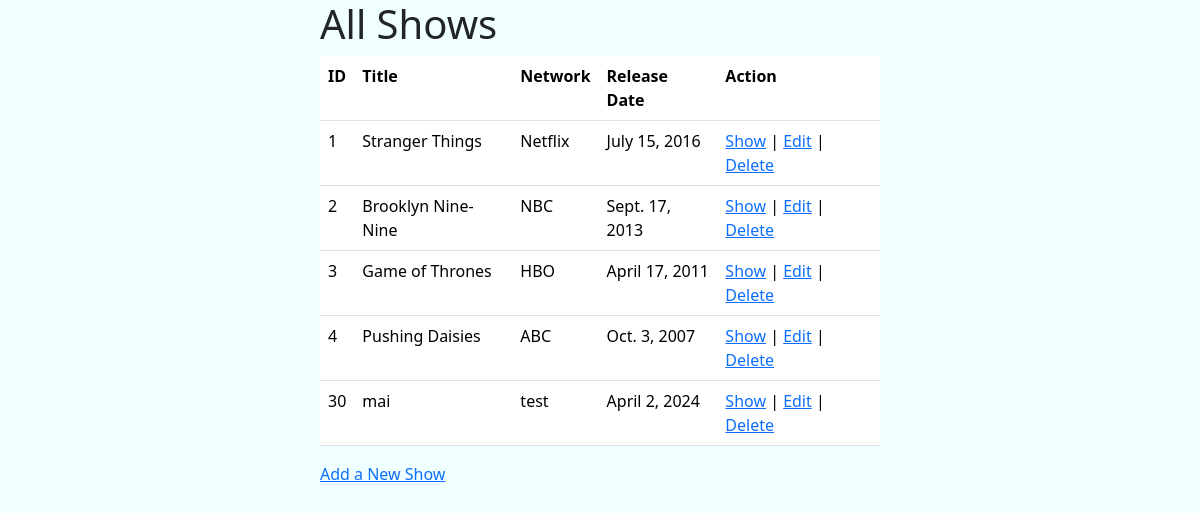
/shows, run on the app's committed database.
### TV_shows_app/models.py (models this page shows)
class TV_show(models.Model):
    title=models.CharField(max_length=255)
    network=models.CharField(max_length=45)
    release_date=models.DateField()
    description=models.TextField()
    created_at=models.DateTimeField(auto_now=True)
    updated_at=models.DateTimeField(auto_now_add=True)
    objects=ShowManager()

### TV_shows_app/views.py (the view)
# urls.py: path('shows',views.display_all_shows ),
def display_all_shows(request):
    context={
        "shows":models.display_shows()
    }
    return render(request, 'shows.html', context)

### TV_shows_app/models.py (called while the page is built)
def display_shows():
    return TV_show.objects.all()

### TV_shows_app/templates/shows.html (shortened to what this page needs)
<!DOCTYPE html>
<html lang="en">
<head>
    <link href="https://cdn.jsdelivr.net/npm/bootstrap@5.3.3/dist/css/bootstrap.min.css" rel="stylesheet">
    {% load static %}
    <link rel="stylesheet" href="{% static 'css/style.css' %}">
</head>
<body>
    <h1>All Shows</h1>
    <table class="table">
        <tr>
            <th>ID</th>
            <th>Title</th>
            <th>Network</th>
            <th>Release Date</th>
            <th>Action</th>
        </tr>
        {% for show in shows %}
        <tr>
            <td>{{ show.id }}</td>
            <td>{{ show.title }}</td>
            <td>{{ show.network }}</td>
            <td>{{ show.release_date }}</td>
            <td><a href="/shows/{{ show.id }}">Show</a> | <a href="/shows/{{ show.id }}/edit">Edit</a> | <a href="/delete/{{ show.id }}/destroy">Delete</a></td>
        </tr>
        {% endfor %}
    </table>
    <a href="/shows/new">Add a New Show</a>
</body>
</html>

### TV_shows_app/static/css/style.css (style rules this page uses)
body { max-width: 560px; margin: auto; background-color:azure; }

### data on the page
TV_show: id "1", title "Stranger Things", network "Netflix", release_date "July 15, 2016"
TV_show: id "2", title "Brooklyn Nine-Nine", network "NBC", release_date "Sept. 17, 2013"
TV_show: id "3", title "Game of Thrones", network "HBO", release_date "April 17, 2011"
TV_show: id "4", title "Pushing Daisies", network "ABC", release_date "Oct. 3, 2007"
TV_show: id "30", title "mai", network "test", release_date "April 2, 2024"
